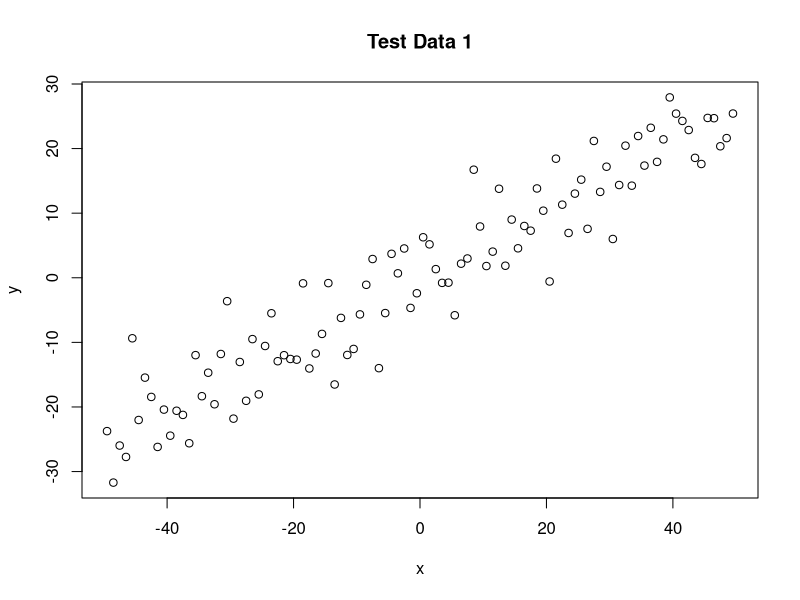
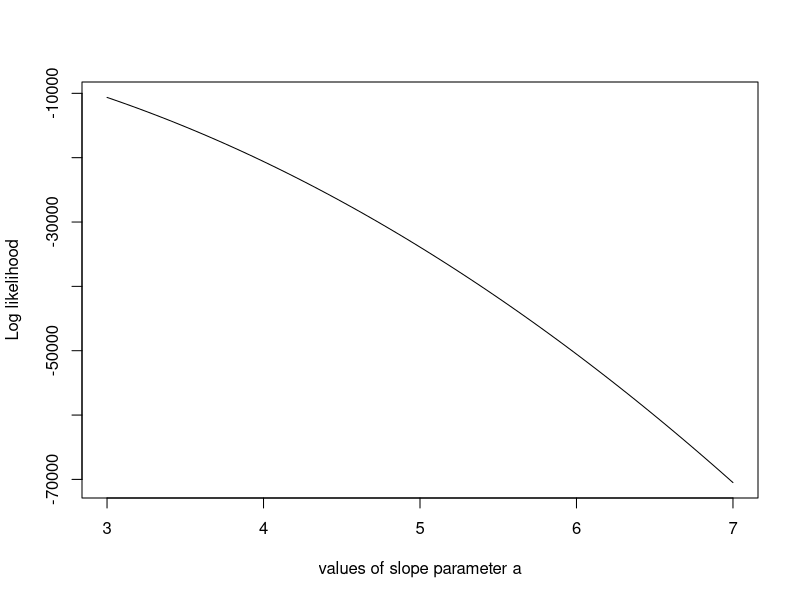
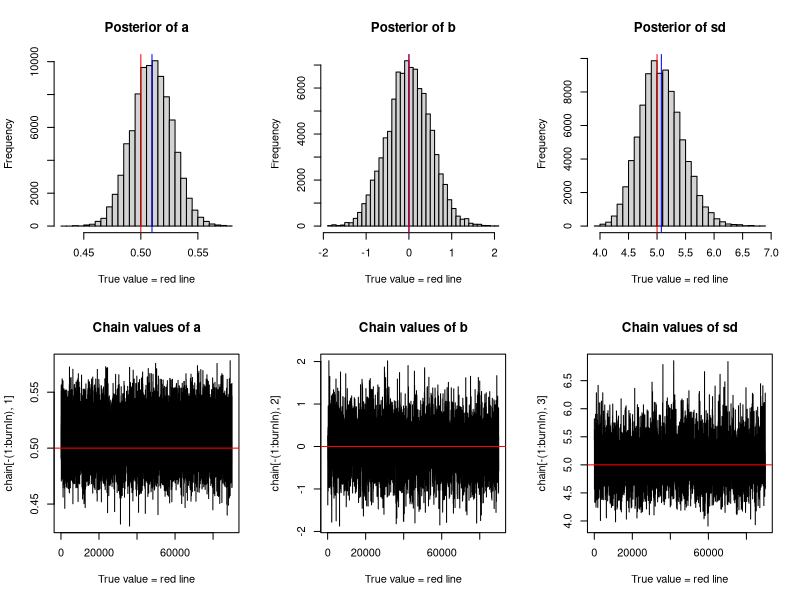

These figures' R source, in order:
#model 1
trueA <- 0.5
trueB <-0
trueSd <- 5
sampleSize <- 100

# create independent x-values 
x <- (-(sampleSize-1)/2):((sampleSize-1)/2)

# create dependent values according to ax + b + N(0,sd)
y <-  trueA * x + trueB + rnorm(n=sampleSize,mean=0,sd=trueSd)

plot(x,y, main="Test Data 1")

likelihood <- function(param){
  a = param[1]
  b = param[2]
  sd = param[3]
  
  pred = a*x + b
  singlelikelihoods = dnorm(y, mean = pred, sd = sd, log = T)
  sumll = sum(singlelikelihoods)
  return(sumll)
}

# Example: plot the likelihood profile of the slope a
slopevalues <- function(x){return(likelihood(c(x, trueB, trueSd)))}
slopelikelihoods <- lapply(seq(3, 7, by=.05), slopevalues )
plot (seq(3, 7, by=.05), slopelikelihoods , type="l", xlab = "values of slope parameter a", ylab = "Log likelihood")

# Prior distribution
prior <- function(param){
  a = param[1]
  b = param[2]
  sd = param[3]
  aprior = dunif(a, min=0, max=10, log = T)
  bprior = dnorm(b, sd = 5, log = T)
  sdprior = dunif(sd, min=0, max=30, log = T)
  return(aprior+bprior+sdprior)
}

#define posterior function
posterior <- function(param){
  return (likelihood(param) + prior(param))
}

#define proposal function
proposalfunction <- function(param){
  return(rnorm(3,mean = param, sd= c(0.1,0.5,0.3)))
}

#run MCMC algorithm function
run_metropolis_MCMC <- function(startvalue, iterations){
  chain = array(dim = c(iterations+1,3))
  chain[1,] = startvalue
  for (i in 1:iterations){
    proposal = proposalfunction(chain[i,])
    
    probab = exp(posterior(proposal) - posterior(chain[i,]))
    if (runif(1) < probab){
      chain[i+1,] = proposal
    }else{
      chain[i+1,] = chain[i,]
    }
  }
  return(chain)
}

#run MCMC algorithm
startvalue = c(0.5,0,3)
chain = run_metropolis_MCMC(startvalue, 100000)

burnIn = 10000
acceptance = 1-mean(duplicated(chain[-(1:burnIn),]))

### Summary: #######################

par(mfrow = c(2,3))
hist(chain[-(1:burnIn),1],nclass=30, , main="Posterior of a", xlab="True value = red line" )
abline(v = mean(chain[-(1:burnIn),1]),col="blue")
abline(v = trueA, col="red" )
hist(chain[-(1:burnIn),2],nclass=30, main="Posterior of b", xlab="True value = red line")
abline(v = mean(chain[-(1:burnIn),2]),col="blue")
abline(v = trueB, col="red" )
hist(chain[-(1:burnIn),3],nclass=30, main="Posterior of sd", xlab="True value = red line")
abline(v = mean(chain[-(1:burnIn),3]),col="blue")
abline(v = trueSd, col="red" )
plot(chain[-(1:burnIn),1], type = "l", xlab="True value = red line" , main = "Chain values of a", )
abline(h = trueA, col="red" )
plot(chain[-(1:burnIn),2], type = "l", xlab="True value = red line" , main = "Chain values of b", )
abline(h = trueB, col="red" )
plot(chain[-(1:burnIn),3], type = "l", xlab="True value = red line" , main = "Chain values of sd", )
abline(h = trueSd, col="red" )

# for comparison:
summary(lm(y~x))

